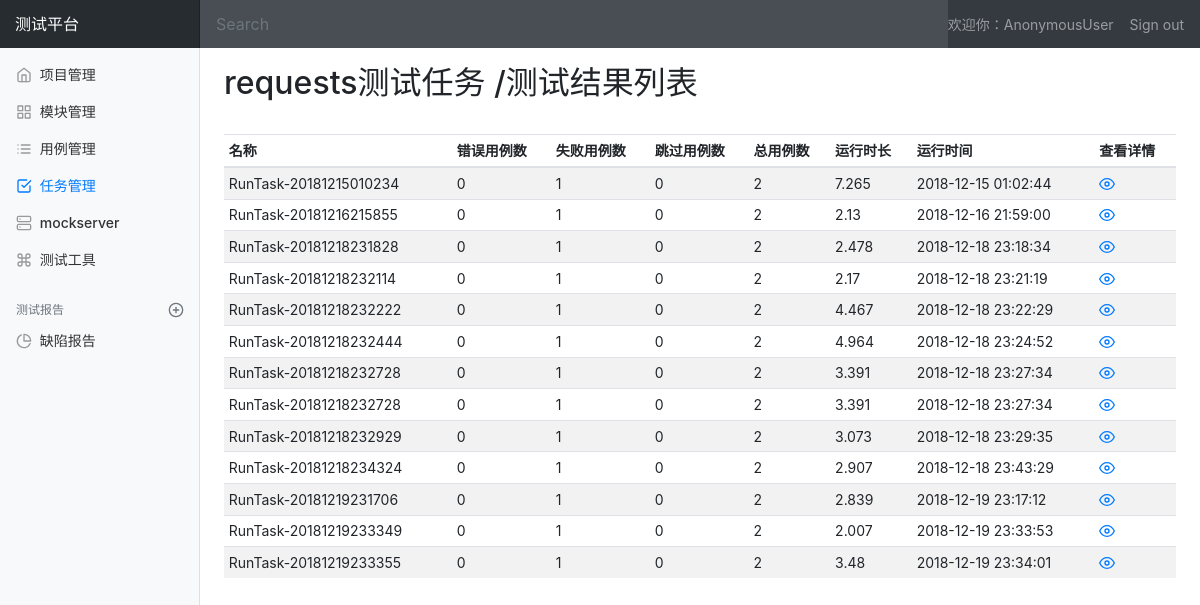
Screenshot of /interface/task_result_list/5/ with the database file from the repository.
### interface_app/models.py (models this page shows, shortened)
class TestTask(models.Model):
    name = models.CharField("名称", max_length=100, blank=False, default="")
    describe = models.TextField("描述", default="")
    status = models.IntegerField("状态", default=0) # 0未执行、1执行中、2已完成
    cases = models.TextField("关联测试用例", default="")
    create_user = models.ForeignKey(User, blank=False, null=True, on_delete=models.CASCADE)
    create_time = models.DateTimeField("创建时间", auto_now_add=True)

class TestResult(models.Model):
    name = models.CharField("名称", max_length=100, blank=False, default="")
    task = models.ForeignKey(TestTask, on_delete=models.CASCADE)
    errors = models.IntegerField("错误用例")
    failures = models.IntegerField("失败用例")
    skipped = models.IntegerField("跳过用例")
    tests = models.IntegerField("总用例数")
    run_time = models.FloatField("运行时长")
    result = models.TextField("详细", default="")
    create_time = models.DateTimeField("创建时间", auto_now_add=True)

### interface_app/views/result_view.py (the view)
# urls.py: path('task_result_list/<int:task_id>/', result_view.task_result_list),
def task_result_list(request, task_id):
    if request.method == "GET":
        task = TestTask.objects.get(id=task_id)
        test_results = TestResult.objects.filter(task_id=task_id)
        return render(request, 'interface_app/task_manage.html',
                      {'type': 'result', 'task_result_list': test_results, 'task_name': task.name})
    else:
        return HttpResponse("404")

### templates/interface_app/task_manage.html (shortened to what this page needs)
{% extends 'base.html' %}
{% block css %}
  {% load static %}
  <link rel="stylesheet" type="text/css" href="{% static 'css/project_manage.css' %}">
{% endblock %}
{% block body%}
  <nav class="navbar navbar-dark sticky-top bg-dark flex-md-nowrap p-0">
      <a class="navbar-brand col-sm-3 col-md-2 mr-0" href="#">测试平台</a>
      <input class="form-control form-control-dark w-100" type="text" placeholder="Search" aria-label="Search">
      <span class="navbar-text text-nowrap">
            欢迎你：{{ user }}
      </span>
      <ul class="navbar-nav px-3">
          <li class="nav-item text-nowrap">
            <a class="nav-link" href="{%url 'logout'%}">Sign out</a>
          </li>
      </ul>
    </nav>
  <div class="container-fluid">
      <div class="row">
        <nav class="col-md-2 d-none d-md-block bg-light sidebar">
          <div class="sidebar-sticky">
            <ul class="nav flex-column">
              <li class="nav-item">
                <a class="nav-link" href="/manage/project_manage/">
                  <span data-feather="home"></span>
                  项目管理
                </a>
              </li>
              <li class="nav-item">
                <a class="nav-link" href="/manage/module_manage/">
                  <span data-feather="grid"></span>
                  模块管理
                </a>
              </li>
              <li class="nav-item">
                <a class="nav-link" href="/interface/case_manage/">
                  <span data-feather="list"></span>
                  用例管理
                </a>
              </li>
              <li class="nav-item">
                <a class="nav-link active" href="/interface/task_manage/">
                  <span data-feather="check-square"></span>
                  任务管理<span class="sr-only">(current)</span>
                </a>
              </li>
              <li class="nav-item">
                <a class="nav-link" href="#">
                  <span data-feather="server"></span>
                  mockserver
                </a>
              </li>
              <li class="nav-item">
                <a class="nav-link" href="#">
                  <span data-feather="command"></span>
                  测试工具
                </a>
              </li>
            </ul>
            <h6 class="sidebar-heading d-flex justify-content-between align-items-center px-3 mt-4 mb-1 text-muted">
              <span>测试报告</span>
              <a class="d-flex align-items-center text-muted" href="#">
                <span data-feather="plus-circle"></span>
              </a>
            </h6>
            <ul class="nav flex-column mb-2">
              <li class="nav-item">
                <a class="nav-link" href="#">
                  <span data-feather="pie-chart"></span>
                  缺陷报告
                </a>
              </li>
            </ul>
          </div>
        </nav>
        <main role="main" class="col-md-9 ml-sm-auto col-lg-10 pt-3 px-4">
            {% if type == 'result' %}
                {% include "interface_app/task_result.html" %}
            {% endif %}
        </main>
      </div>
    </div>
{% endblock %}

### templates/interface_app/task_result.html (shortened to what this page needs)
<fieldset>
    <div class="d-flex justify-content-between flex-wrap flex-md-nowrap align-items-center pb-2 mb-3">
        <h1 class="h2">{{ task_name }} /测试结果列表</h1>
    </div>
    <div class="table-responsive">
        <table class="table table-striped table-sm">
          <thead>
            <tr>
                <th>名称</th>
                <th>错误用例数</th>
                <th>失败用例数</th>
                <th>跳过用例数</th>
                <th>总用例数</th>
                <th>运行时长</th>
                <th>运行时间</th>
                <th>查看详情</th>
            </tr>
          </thead>
          <tbody>
            {% for result in task_result_list %}
              <tr>
                  <td>{{ result.name }}</td>
                  <td>{{ result.errors }}</td>
                  <td>{{ result.failures }}</td>
                  <td>{{ result.skipped }}</td>
                  <td>{{ result.tests }}</td>
                  <td>{{ result.run_time }}</td>
                  <td>{{ result.create_time|date:"Y-m-d H:i:s"}}</td>
                  <td>
                      <button data-toggle="modal" data-target="#testResult" onclick="get_result('{{result.id}}')" data-feather="eye" style="color: #007bff"></button>
                  </td>
              </tr>
            {% endfor %}
          </tbody>
        </table>
    </div>
</fieldset>

### static/css/project_manage.css (style rules this page uses)
body { font-size: .875rem; }
.feather { width: 16px; height: 16px; vertical-align: text-bottom; }
.sidebar { position: fixed; top: 0; bottom: 0; left: 0; z-index: 100; padding: 0; box-shadow: inset -1px 0 0 rgba(0, 0, 0, .1); }
.sidebar-sticky { position: -webkit-sticky; position: sticky; top: 48px; height: calc(100vh - 48px); padding-top: .5rem; overflow-x: hidden; overflow-y: auto; }
.sidebar .nav-link { font-weight: 500; color: #333; }
.sidebar .nav-link .feather { margin-right: 4px; color: #999; }
.sidebar .nav-link.active { color: #007bff; }
.sidebar .nav-link:hover .feather, .sidebar .nav-link.active .feather { color: inherit; }
.sidebar-heading { font-size: .75rem; text-transform: uppercase; }
.navbar-brand { padding-top: .75rem; padding-bottom: .75rem; font-size: 1rem; background-color: rgba(0, 0, 0, .25); box-shadow: inset -1px 0 0 rgba(0, 0, 0, .25); }
.navbar .form-control { padding: .75rem 1rem; border-width: 0; border-radius: 0; }
.form-control-dark { color: #fff; background-color: rgba(255, 255, 255, .1); border-color: rgba(255, 255, 255, .1); }

### rows the page displays
TestTask: name "requests测试任务"
TestResult: name "RunTask-20181215010234", errors "0", failures "1", skipped "0", tests "2", run_time "7.265", create_time "2018-12-15 01:02:44"
TestResult: name "RunTask-20181216215855", errors "0", failures "1", skipped "0", tests "2", run_time "2.13", create_time "2018-12-16 21:59:00"
TestResult: name "RunTask-20181218231828", errors "0", failures "1", skipped "0", tests "2", run_time "2.478", create_time "2018-12-18 23:18:34"
TestResult: name "RunTask-20181218232114", errors "0", failures "1", skipped "0", tests "2", run_time "2.17", create_time "2018-12-18 23:21:19"
TestResult: name "RunTask-20181218232222", errors "0", failures "1", skipped "0", tests "2", run_time "4.467", create_time "2018-12-18 23:22:29"
TestResult: name "RunTask-20181218232444", errors "0", failures "1", skipped "0", tests "2", run_time "4.964", create_time "2018-12-18 23:24:52"
TestResult: name "RunTask-20181218232728", errors "0", failures "1", skipped "0", tests "2", run_time "3.391", create_time "2018-12-18 23:27:34"
TestResult: name "RunTask-20181218232728", errors "0", failures "1", skipped "0", tests "2", run_time "3.391", create_time "2018-12-18 23:27:34"
TestResult: name "RunTask-20181218232929", errors "0", failures "1", skipped "0", tests "2", run_time "3.073", create_time "2018-12-18 23:29:35"
TestResult: name "RunTask-20181218234324", errors "0", failures "1", skipped "0", tests "2", run_time "2.907", create_time "2018-12-18 23:43:29"
TestResult: name "RunTask-20181219231706", errors "0", failures "1", skipped "0", tests "2", run_time "2.839", create_time "2018-12-19 23:17:12"
TestResult: name "RunTask-20181219233349", errors "0", failures "1", skipped "0", tests "2", run_time "2.007", create_time "2018-12-19 23:33:53"
TestResult: name "RunTask-20181219233355", errors "0", failures "1", skipped "0", tests "2", run_time "3.48", create_time "2018-12-19 23:34:01"

### other values shown
{{ user }} "AnonymousUser"
